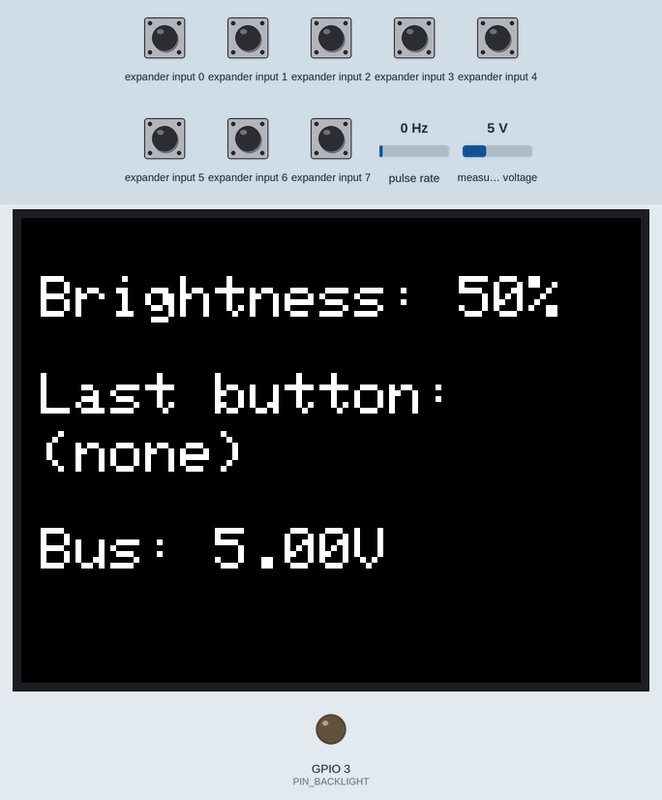
A sketch run on a simulated ESP32. Parts: 320×240 colour display, output pins drawn as LEDs (lit = HIGH). Wiring (inferred from the names in the program): pulse sensor: data GPIO 43; PCF8574 port expander at I2C address 0x20; INA219 current sensor at I2C address 0x40. Inputs (shaded band) come from the test bench; at power-on: expander input 0–7 HIGH, pulse rate 0 Hz, measured voltage 5 V. What the sketch prints to the serial monitor is not drawn.

Above: at 2.7 s.
2.8 s: expander input 0 pulled LOW for 0.15 s
At 4.6 s:
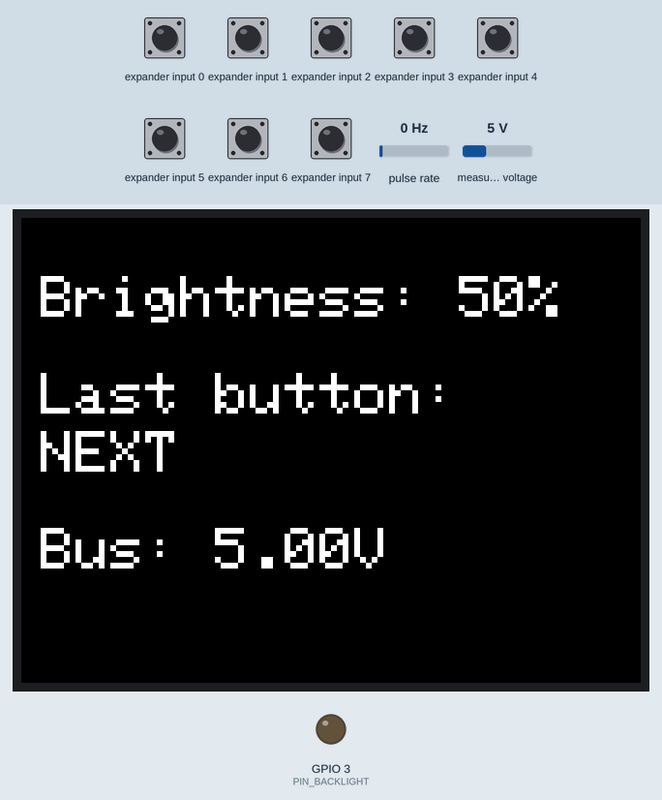
7.5 s: expander input 1 pulled LOW for 0.15 s
At 8.4 s:
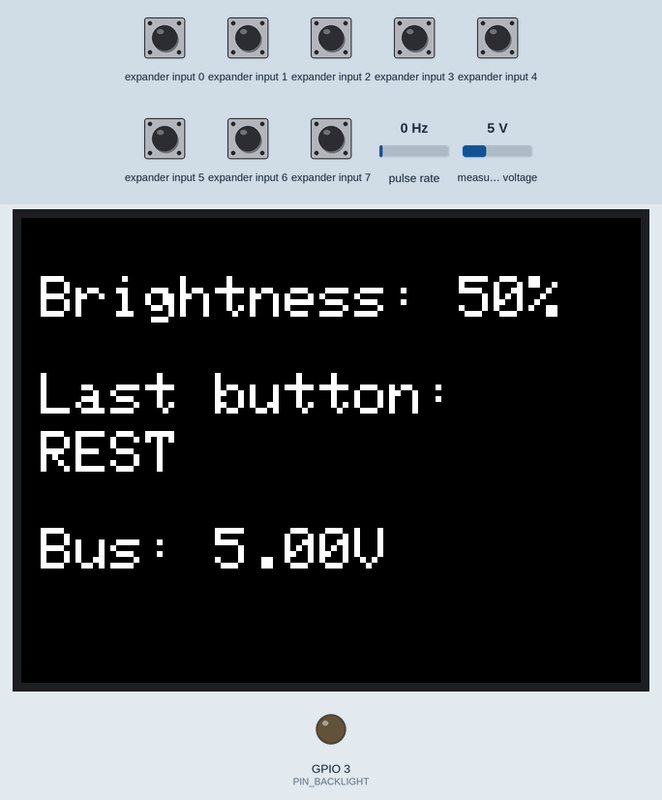
13.7 s: expander input 2 pulled LOW for 0.15 s
At 15.2 s:
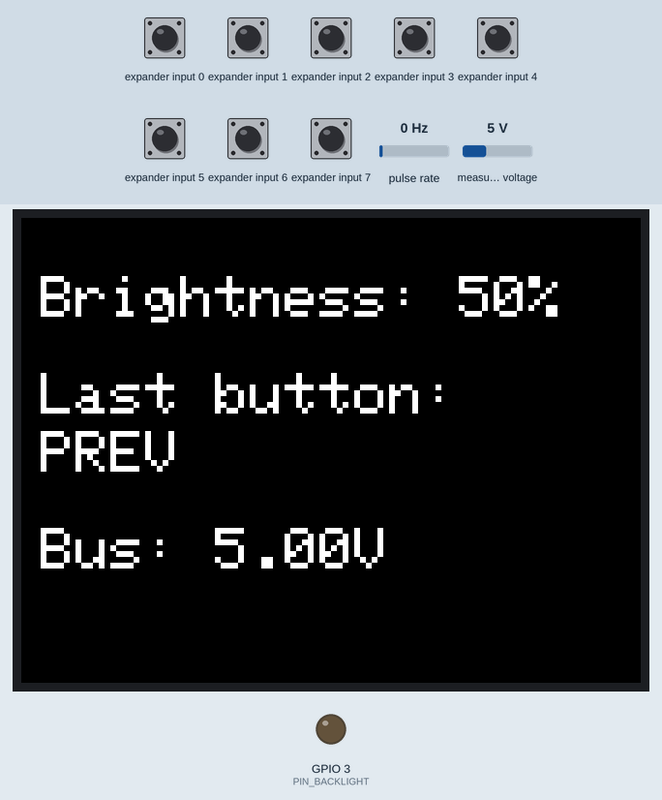
19.7 s: expander input 3 pulled LOW for 0.15 s
At 20.9 s:
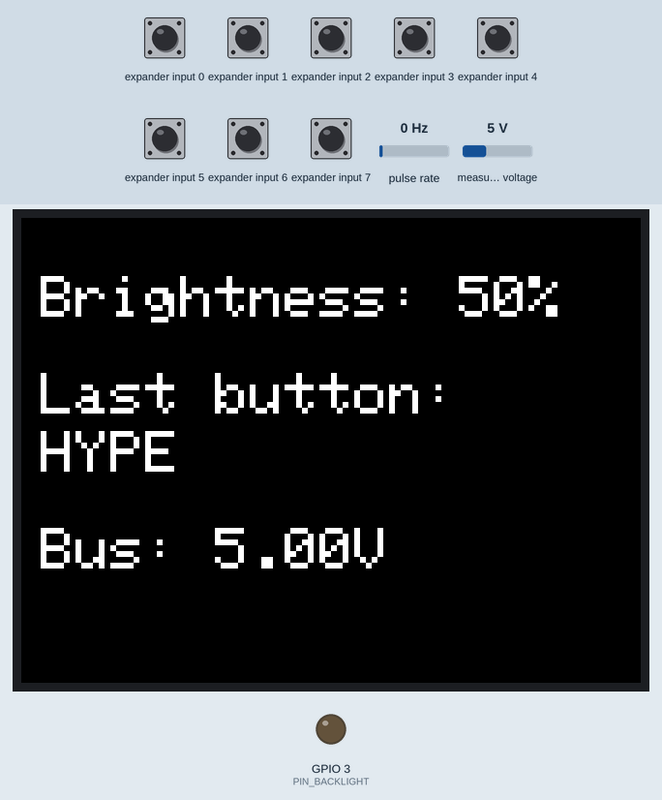
25.9 s: expander input 4 pulled LOW for 0.15 s
At 26.9 s:
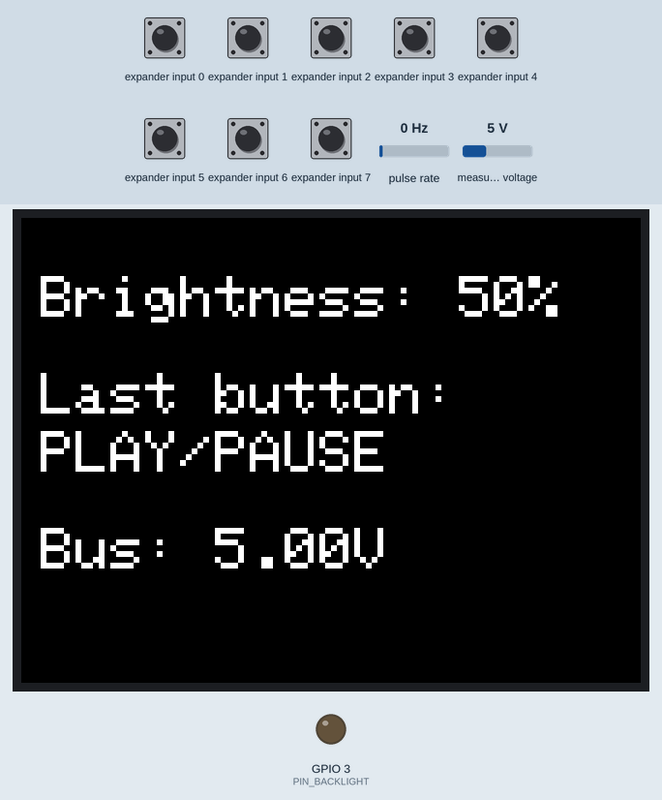
32.1 s: expander input 5 pulled LOW for 0.15 s
At 32.9 s:
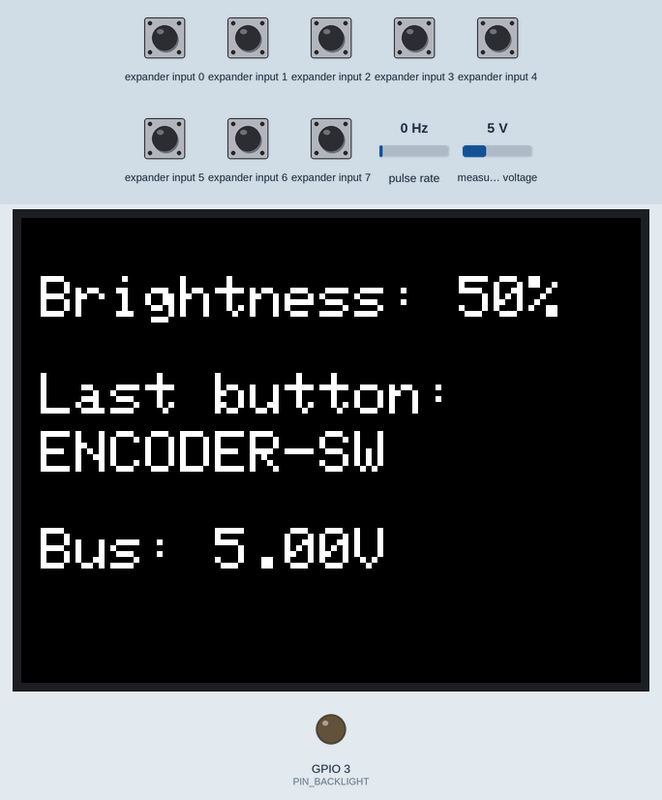
Timing chart, 0 to 35.1 s (numbered marks = the images above; inputs shaded):
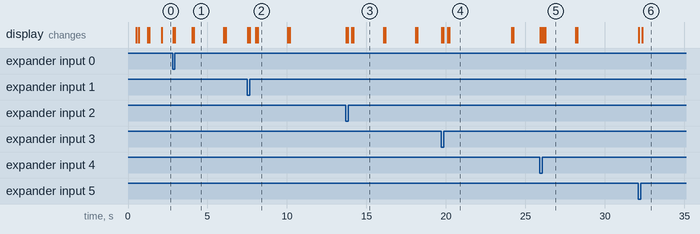

Measured:
- what the display in image 1 shows lasts 1.9 s, from 4.1 s to 6.0 s
- what the display in image 4 shows lasts 3.9 s, from 20.2 s to 24.1 s

The sketch:

hw_validation_simple.ino
```cpp
// ==========================================================================
// Minimal Hardware Validation Sketch
// ==========================================================================
// - Scans I2C bus on boot (PCF8574 @0x20, INA219 @0x40)
// - Encoder rotation -> adjusts backlight brightness (shown on screen)
// - Any expander button press -> shown on screen + Serial
// - Includes a raw red-screen flash right after tft.init() as a sanity
//   check, independent of backlight/text rendering — if you don't see red
//   flash briefly on boot, the display/SPI link itself isn't working.
// ==========================================================================

#include <Arduino.h>
#include <Wire.h>
#include <SPI.h>
#include <TFT_eSPI.h>

// ------------------------- Pins -------------------------------------------

#define PIN_BACKLIGHT       3   // D2 / GPIO3
#define PIN_ENCODER_CLK     43  // D6 / GPIO43
#define PIN_ENCODER_DT      44  // D7 / GPIO44
#define PIN_I2C_SDA         5   // D4 / GPIO5
#define PIN_I2C_SCL         6   // D5 / GPIO6

#define PCF8574_I2C_ADDR    0x20
#define INA219_I2C_ADDR     0x40

#define EXPANDER_PIN_NEXT         0
#define EXPANDER_PIN_REST         1
#define EXPANDER_PIN_PREV         2
#define EXPANDER_PIN_HYPE         3
#define EXPANDER_PIN_PLAY_PAUSE   4
#define EXPANDER_PIN_ENCODER_SW   5

#define LEDC_CHANNEL_BACKLIGHT  0
#define LEDC_FREQ_HZ            5000
#define LEDC_RESOLUTION_BITS    8

// ------------------------- Globals ------------------------------------------

TFT_eSPI tft = TFT_eSPI();

static volatile long g_encoder_raw_pos = 0;
static volatile uint8_t g_last_clk = HIGH;
static long g_encoder_processed_pos = 0;

int g_brightness_pct = 50;
String g_last_button = "(none)";
float g_last_voltage = 0.0f;

uint8_t g_last_expander_sample = 0xFF;
uint8_t g_debounced_expander_state = 0xFF;

unsigned long g_last_ina219_read_ms = 0;
const unsigned long INA219_READ_INTERVAL_MS = 2000;

// ------------------------- Encoder ISR ---------------------------------------

static void IRAM_ATTR handle_encoder_isr() {
    uint8_t clk_state = digitalRead(PIN_ENCODER_CLK);
    if (clk_state != g_last_clk) {
        if (digitalRead(PIN_ENCODER_DT) != clk_state) {
            g_encoder_raw_pos++;
        } else {
            g_encoder_raw_pos--;
        }
        g_last_clk = clk_state;
    }
}

// ------------------------- I2C scan -------------------------------------------

void run_i2c_scan() {
    Serial.println("[I2C] Scanning...");
    bool found_pcf8574 = false, found_ina219 = false;
    for (uint8_t addr = 1; addr < 127; addr++) {
        Wire.beginTransmission(addr);
        if (Wire.endTransmission() == 0) {
            Serial.printf("[I2C]   Found 0x%02X\n", addr);
            if (addr == PCF8574_I2C_ADDR) found_pcf8574 = true;
            if (addr == INA219_I2C_ADDR) found_ina219 = true;
        }
    }
    Serial.printf("[I2C] PCF8574 (0x20): %s   INA219 (0x40): %s\n",
                  found_pcf8574 ? "OK" : "MISSING",
                  found_ina219 ? "OK" : "MISSING");
}

// ------------------------- PCF8574 -------------------------------------------

uint8_t read_pcf8574() {
    Wire.requestFrom((uint8_t)PCF8574_I2C_ADDR, (uint8_t)1);
    if (Wire.available()) return Wire.read();
    return 0xFF;
}

// ------------------------- INA219 (raw bus voltage) --------------------------

#define INA219_REG_CONFIG      0x00
#define INA219_REG_BUSVOLTAGE  0x02

void ina219_write16(uint8_t reg, uint16_t value) {
    Wire.beginTransmission(INA219_I2C_ADDR);
    Wire.write(reg);
    Wire.write((uint8_t)(value >> 8));
    Wire.write((uint8_t)(value & 0xFF));
    Wire.endTransmission();
}

uint16_t ina219_read16(uint8_t reg) {
    Wire.beginTransmission(INA219_I2C_ADDR);
    Wire.write(reg);
    Wire.endTransmission();
    Wire.requestFrom((uint8_t)INA219_I2C_ADDR, (uint8_t)2);
    uint16_t value = 0;
    if (Wire.available() >= 2) {
        value = (Wire.read() << 8);
        value |= Wire.read();
    }
    return value;
}

float ina219_read_bus_voltage() {
    uint16_t raw = ina219_read16(INA219_REG_BUSVOLTAGE);
    raw >>= 3;
    return raw * 0.004f;
}

// ------------------------- Display ---------------------------------------------

void update_display() {
    tft.fillScreen(TFT_BLACK);
    tft.setTextColor(TFT_WHITE, TFT_BLACK);
    tft.setTextSize(3);

    tft.setCursor(10, 30);
    tft.printf("Brightness: %d%%", g_brightness_pct);

    tft.setCursor(10, 80);
    tft.printf("Last button:");
    tft.setCursor(10, 110);
    tft.print(g_last_button);

    tft.setCursor(10, 160);
    tft.printf("Bus: %.2fV", g_last_voltage);
}

// ------------------------- Setup ------------------------------------------------

void setup() {
    Serial.begin(115200);
    delay(500);
    Serial.println("\n=== Minimal Validation Sketch ===");

    Wire.begin(PIN_I2C_SDA, PIN_I2C_SCL);
    Wire.setClock(100000);
    run_i2c_scan();

    Wire.beginTransmission(PCF8574_I2C_ADDR);
    Wire.write(0xFF);
    Wire.endTransmission();

    ina219_write16(INA219_REG_CONFIG, 0x399F);

    pinMode(PIN_ENCODER_CLK, INPUT_PULLUP);
    pinMode(PIN_ENCODER_DT, INPUT_PULLUP);
    g_last_clk = digitalRead(PIN_ENCODER_CLK);
    attachInterrupt(digitalPinToInterrupt(PIN_ENCODER_CLK), handle_encoder_isr, CHANGE);
    ledcAttach(PIN_BACKLIGHT, LEDC_FREQ_HZ, LEDC_RESOLUTION_BITS);

    // ledcSetup(LEDC_CHANNEL_BACKLIGHT, LEDC_FREQ_HZ, LEDC_RESOLUTION_BITS);
    // ledcAttachPin(PIN_BACKLIGHT, LEDC_CHANNEL_BACKLIGHT);
    ledcWrite(LEDC_CHANNEL_BACKLIGHT, map(g_brightness_pct, 0, 100, 0, 255));

    tft.init();
    tft.setRotation(1);

    // Raw sanity flash — proves SPI/display link works before anything else runs
    tft.fillScreen(TFT_RED);
    delay(500);

    update_display();
    Serial.println("=== Setup complete ===\n");
}

// ------------------------- Loop --------------------------------------------------

void loop() {
    // Encoder -> brightness
    long current_raw;
    noInterrupts();
    current_raw = g_encoder_raw_pos;
    interrupts();

    long diff = current_raw - g_encoder_processed_pos;
    bool changed = false;

    while (diff >= 2) {
        diff -= 2;
        g_encoder_processed_pos += 2;
        g_brightness_pct = constrain(g_brightness_pct - 5, 0, 100);
        changed = true;
    }
    while (diff <= -2) {
        diff += 2;
        g_encoder_processed_pos -= 2;
        g_brightness_pct = constrain(g_brightness_pct + 5, 0, 100);
        changed = true;
    }

    if (changed) {
        ledcWrite(LEDC_CHANNEL_BACKLIGHT, map(g_brightness_pct, 0, 100, 0, 255));
        Serial.printf("[BRIGHTNESS] %d%%\n", g_brightness_pct);
        update_display();
    }

    // Expander buttons -> last-pressed label
    uint8_t sample = read_pcf8574();
    if (sample == g_last_expander_sample && sample != g_debounced_expander_state) {
        for (int pin = 0; pin <= 5; pin++) {
            bool was_high = (g_debounced_expander_state & (1 << pin)) != 0;
            bool is_high  = (sample & (1 << pin)) != 0;
            if (was_high && !is_high) { // falling edge = press
                switch (pin) {
                    case EXPANDER_PIN_NEXT:       g_last_button = "NEXT"; break;
                    case EXPANDER_PIN_REST:       g_last_button = "REST"; break;
                    case EXPANDER_PIN_PREV:       g_last_button = "PREV"; break;
                    case EXPANDER_PIN_HYPE:       g_last_button = "HYPE"; break;
                    case EXPANDER_PIN_PLAY_PAUSE: g_last_button = "PLAY/PAUSE"; break;
                    case EXPANDER_PIN_ENCODER_SW: g_last_button = "ENCODER-SW"; break;
                }
                Serial.printf("[BTN] %s pressed\n", g_last_button.c_str());
                update_display();
            }
        }
        g_debounced_expander_state = sample;
    }
    g_last_expander_sample = sample;

    // INA219 periodic read
    unsigned long now = millis();
    if (now - g_last_ina219_read_ms >= INA219_READ_INTERVAL_MS) {
        g_last_ina219_read_ms = now;
        g_last_voltage = ina219_read_bus_voltage();
        Serial.printf("[BATT] %.3fV\n", g_last_voltage);
        update_display();
    }

    delay(20);
}
```
